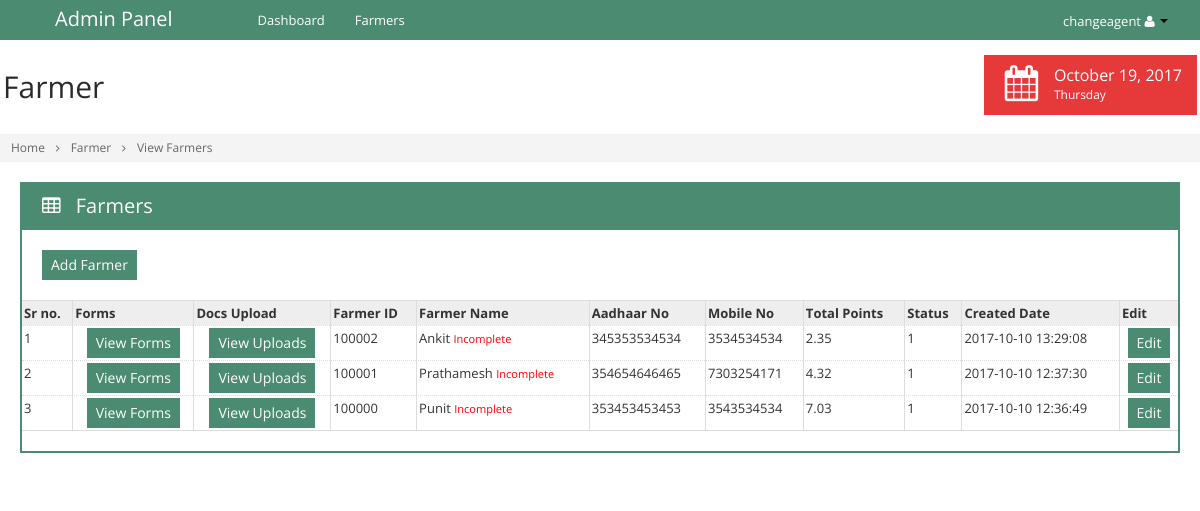
/view_farmers.php (signed in), run on an earlier commit of the app's database.
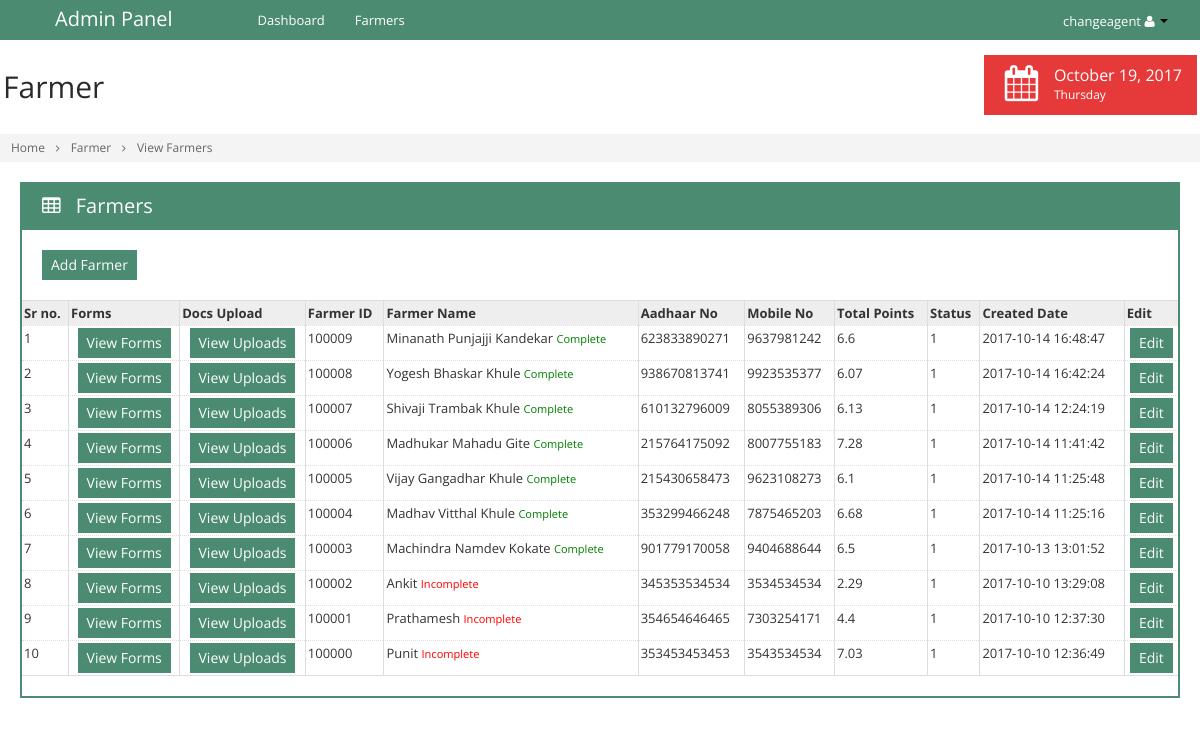
And on a later commit of the database.
### tables this page shows
CREATE TABLE IF NOT EXISTS `tbl_farmers` (
  `id` int(11) NOT NULL AUTO_INCREMENT,
  `fm_caid` int(11) NOT NULL,
  `fm_id` int(11) NOT NULL,
  `fm_name` varchar(255) NOT NULL,
  `fm_aadhar` bigint(11) NOT NULL,
  `fm_mobileno` bigint(11) NOT NULL,
  `fm_loan` varchar(255) NOT NULL,
  `fm_amount` varchar(255) NOT NULL,
  `fm_status` int(11) NOT NULL,
  `fm_createddt` datetime NOT NULL,
  `fm_createdby` varchar(255) NOT NULL,
  `fm_modifieddt` datetime NOT NULL,
  `fm_modifiedby` varchar(255) NOT NULL,
  PRIMARY KEY (`id`)
);

CREATE TABLE IF NOT EXISTS `tbl_points` (
  `id` int(11) NOT NULL AUTO_INCREMENT,
  `fm_id` int(11) NOT NULL,
  `pt_frm1` varchar(11) NOT NULL,
  `pt_frm2` varchar(11) NOT NULL,
  `pt_frm3` varchar(11) NOT NULL,
  `pt_frm4` varchar(11) NOT NULL,
  `pt_frm5` varchar(11) NOT NULL,
  `pt_frm6` varchar(11) NOT NULL,
  `pt_frm7` varchar(11) NOT NULL,
  `pt_frm8` varchar(11) NOT NULL,
  `pt_frm8_fh` varchar(11) NOT NULL,
  `pt_frm9` varchar(11) NOT NULL,
  `pt_frm10` varchar(11) NOT NULL,
  `pt_frm11` varchar(11) NOT NULL,
  `pt_frm12` varchar(11) NOT NULL,
  `pt_frm13` varchar(11) NOT NULL,
  `pt_frm14` varchar(11) NOT NULL,
  PRIMARY KEY (`id`)
);

### include/query-helper.php (called while the page is built, shortened)
<?php
	function lookup_value($table,$col_array,$where,$not_where_array=array(),$and_like_array=array(),$or_like_array=array())
	{
		global $db_con;
		$colums  =implode(',',$col_array);
		$col     =1;
		if($colums=="")
		{
			$colums =' * ';
			$col    ="";
		}
		$sql =" SELECT ".$colums." FROM ".$table." ";
		$sql .=" WHERE 1 = 1 ";
		if(!empty($where))
		{
			foreach($where as $field1 => $value1 )
			{
				$sql  .= " AND ".$field1 ."='".$value1."' ";
			}
		}
		$result	   = mysqli_query($db_con,$sql) or die(mysqli_error($db_con));
		$nums      = mysqli_num_rows($result);
		if($nums !=0)
		{
			if($col=="")
			{
				return $result;
			}
			else
			{
				$row = mysqli_fetch_array($result);
				return $row[$colums];
			}
		}
		else
		{
			return false;
		}
	}
?>

### view_farmers.php (the view, shortened to what the changed rows need)
<?php
	include('include/connection.php');
	include('include/query-helper.php');
		?>
        <?php
	$ca_id	= $_SESSION['ca_id'];
    if($_SESSION['userType']=="Admin")
    {
        $sql   = "select * from tbl_farmers order by id desc";
    }
    else
    {
       $sql	= "select * from tbl_farmers where fm_caid='".$ca_id."' order by id desc";
    }
	$res	= mysqli_query($db_con,$sql) or die(mysqli_error($db_con));
	$r		= 1;
?>
<!doctype html>
<html>
    <head>
    </head>
    <body class="<?php echo $theme_name; ?>" data-theme="<?php echo $theme_name; ?>">
        <div class="container-fluid" id="content">
            <div id="main" style="margin-left:0px !important">
                <div class="container-fluid">
                    <div class="row-fluid">
                        <div class="span12">
                            <div class="box box-color box-bordered">
                                <div class="box-content nopadding">
                                    <form id="mainform" action="deletefarmers.php" method="post">
                                        <div id="comp_1">
                                            <table class="table table-bordered dataTable dataTable-scroll-x">
                                                <thead>
                                                    <tr>
                                                        <th>Sr no.</th>
                                                        <th>Forms</th>
                                                        <th>Docs Upload</th>
                                                        <th>Farmer ID</th>
                                                        <th>Farmer Name</th>
                                                        <th>Aadhaar No</th>
                                                        <th>Mobile No</th>
                                                        <th>Total Points</th>
                                                        <th>Status</th>
                                                        <th class='hidden-350'>Created Date</th>
                                                        <th>Edit</th>
                                                    </tr>
                                                </thead>
                                                <tbody>
                                                    <?php
                                                    while($row = mysqli_fetch_array($res))
                                                    {
														$result = lookup_value('tbl_points',array(),array("fm_id"=>$row['fm_id']),array(),array(),array());
														if($result)
														{
															$num	= mysqli_num_rows($result);
															if($num != 0)
															{
																$pt_row	= mysqli_fetch_array($result);
															}
														}
														$sum_of_points	= $pt_row['pt_frm1'] + $pt_row['pt_frm2'] + $pt_row['pt_frm3'] + $pt_row['pt_frm4'] + $pt_row['pt_frm5'] + $pt_row['pt_frm6'] + $pt_row['pt_frm7'] + $pt_row['pt_frm8'] + $pt_row['pt_frm8_fh'] + $pt_row['pt_frm9'] + $pt_row['pt_frm10'] + $pt_row['pt_frm11'] + $pt_row['pt_frm12'] + $pt_row['pt_frm13'] + $pt_row['pt_frm14'];
														$avg_of_points	= round($sum_of_points / 15, 2);
                                                        ?>
                                                        <tr>
                                                            <td><?php echo $r; ?></td>
                                                            <td style="text-align:center;">
                                                            	<a href="get_farmer_details.php?pag=farmers&fm_id=<?php echo $row['fm_id']; ?>" class="btn btn-primary">View Forms</a>
                                                            </td>
                                                            <td style="text-align:center;">
                                                                <a href="get_farmerdoc.php?pag=farmers&fm_id=<?php echo $row['fm_id']; ?>" class="btn btn-primary">View Uploads</a>
                                                            </td>
                                                            <td><?php echo $row['fm_id']; ?></td>
                                                            <td><?php echo ucwords($row['fm_name']); ?>
                                                            <?php
                                                            $sql_check_point  	= " SELECT * FROM tbl_points ";
															$sql_check_point  	.= " WHERE pt_frm1 !='' AND pt_frm2 !='' ";
															$sql_check_point  	.= " 	AND pt_frm3 !='' AND pt_frm8_fh !='' ";
															$sql_check_point  	.= " 	AND pt_frm6 !='' AND pt_frm7 !='' ";
															$sql_check_point  	.= " 	AND pt_frm8 !='' AND pt_frm9 !='' ";
															$sql_check_point  	.= " 	AND pt_frm10 !='' AND pt_frm5 !='' ";
															$sql_check_point  	.= " 	AND pt_frm12 !='' AND pt_frm13 !='' ";
															$sql_check_point  	.= " 	AND pt_frm11 !='' ";
															$sql_check_point  	.= " 	AND fm_id='".$row['fm_id']."' ";
                                                            $res_check_point  = mysqli_query($db_con,$sql_check_point) or die(mysqli_error($db_con));
                                                            $num_check_point  = mysqli_num_rows($res_check_point);
                                                            if($num_check_point==0)
                                                            {
                                                                echo '<small style="color:red">Incomplete</small>';
                                                            }
                                                            else
                                                            {
                                                                echo '<small style="color:green">Complete</small>';
                                                            }
                                                            ?>
                                                            </td>
                                                            <td><?php echo $row['fm_aadhar']; ?></td>
                                                            <td><?php echo $row['fm_mobileno']; ?></td>
                                                            <td><?php echo $avg_of_points; ?></td>
                                                            <td><?php echo $row['fm_status']; ?></td>
                                                            <td><?php echo $row['fm_createddt']; ?></td>
                                                            <td style="text-align:center;">
                                                            	<a href="edit_farmer.php?pag=farmers&fm_id=<?php echo $row['fm_id']; ?>" class="btn btn-primary">Edit</a>
                                                            </td>
                                                        </tr>
                                                        <?php
                                                        $r++;
                                                    }
                                                    ?>
                                                </tbody>
                                            </table>
                                        </div>
                                    </form>
                                </div>
                            </div>
                        </div>
                    </div>
                </div>
            </div>
       	</div>
	</body>
</html>

What changed in the data, as far as the page shows it:
added tbl_farmers: fm "100009", fm_name "Minanath Punjajji Kandekar", shows "Complete", fm_aadhar "623833890271", fm_mobileno "9637981242", tbl_points.pt_frm1+pt_frm2+pt_frm3 "6.6", fm_status "1", fm_createddt "2017-10-14 16:48:47"
added tbl_farmers: fm "100008", fm_name "Yogesh Bhaskar Khule", shows "Complete", fm_aadhar "938670813741", fm_mobileno "9923535377", tbl_points.pt_frm1+pt_frm2+pt_frm3 "6.07", fm_status "1", fm_createddt "2017-10-14 16:42:24"
added tbl_farmers: fm "100007", fm_name "Shivaji Trambak Khule", shows "Complete", fm_aadhar "610132796009", fm_mobileno "8055389306", tbl_points.pt_frm1+pt_frm2+pt_frm3 "6.13", fm_status "1", fm_createddt "2017-10-14 12:24:19"
added tbl_farmers: fm "100006", fm_name "Madhukar Mahadu Gite", shows "Complete", fm_aadhar "215764175092", fm_mobileno "8007755183", tbl_points.pt_frm1+pt_frm2+pt_frm3 "7.28", fm_status "1", fm_createddt "2017-10-14 11:41:42"
added tbl_farmers: fm "100005", fm_name "Vijay Gangadhar Khule", shows "Complete", fm_aadhar "215430658473", fm_mobileno "9623108273", tbl_points.pt_frm1+pt_frm2+pt_frm3 "6.1", fm_status "1", fm_createddt "2017-10-14 11:25:48"
added tbl_farmers: fm "100004", fm_name "Madhav Vitthal Khule", shows "Complete", fm_aadhar "353299466248", fm_mobileno "7875465203", tbl_points.pt_frm1+pt_frm2+pt_frm3 "6.68", fm_status "1", fm_createddt "2017-10-14 11:25:16"
added tbl_farmers: fm "100003", fm_name "Machindra Namdev Kokate", shows "Complete", fm_aadhar "901779170058", fm_mobileno "9404688644", tbl_points.pt_frm1+pt_frm2+pt_frm3 "6.5", fm_status "1", fm_createddt "2017-10-13 13:01:52"
changed tbl_farmers "Ankit": tbl_points.pt_frm1+pt_frm2+pt_frm3 "2.35" → "2.29"
changed through a linked row, tbl_farmers "Prathamesh": tbl_points.pt_frm1+pt_frm2+pt_frm3 "4.32" → "4.4"
